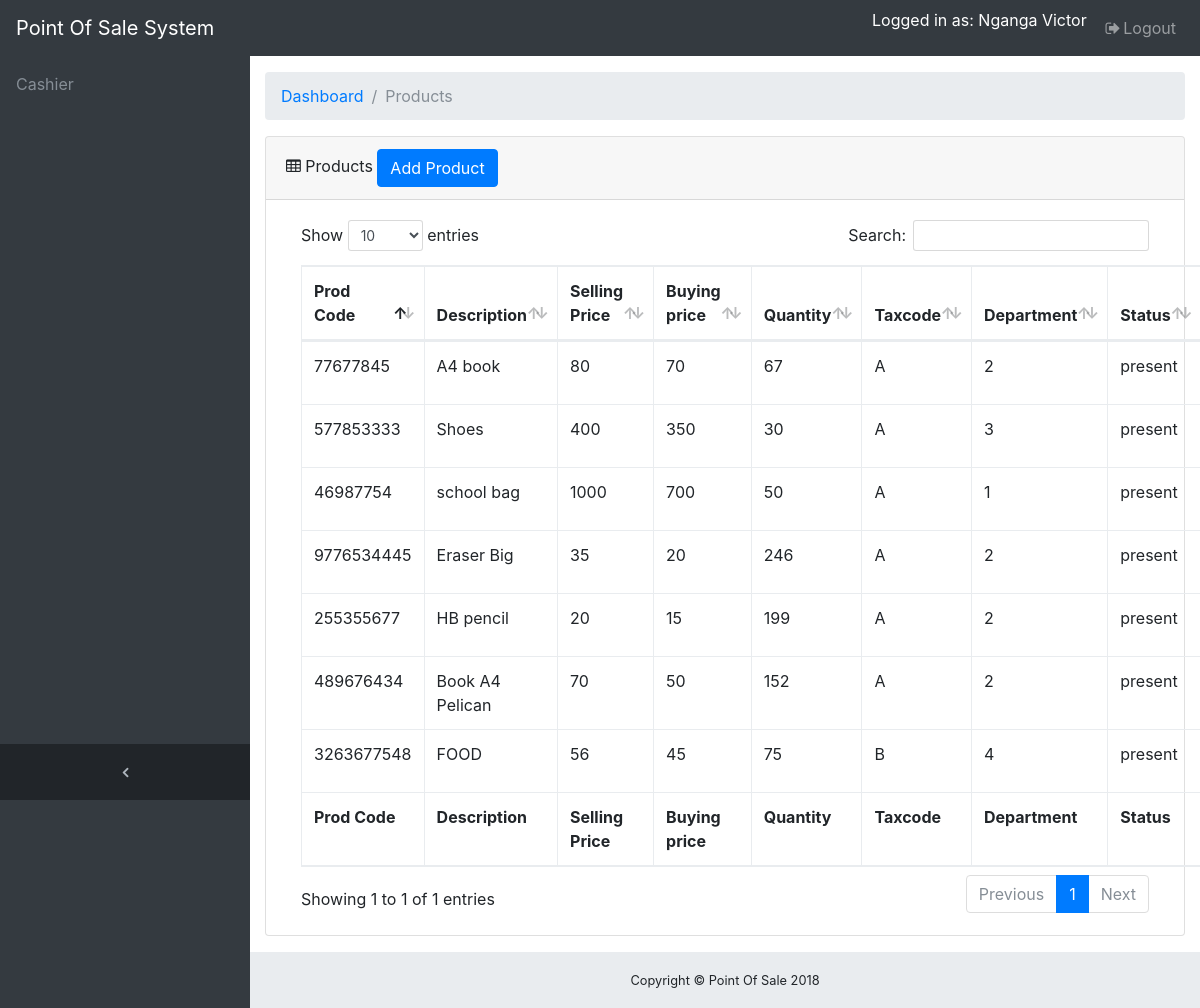
/products/index.php (signed in), run on an earlier commit of the app's database.
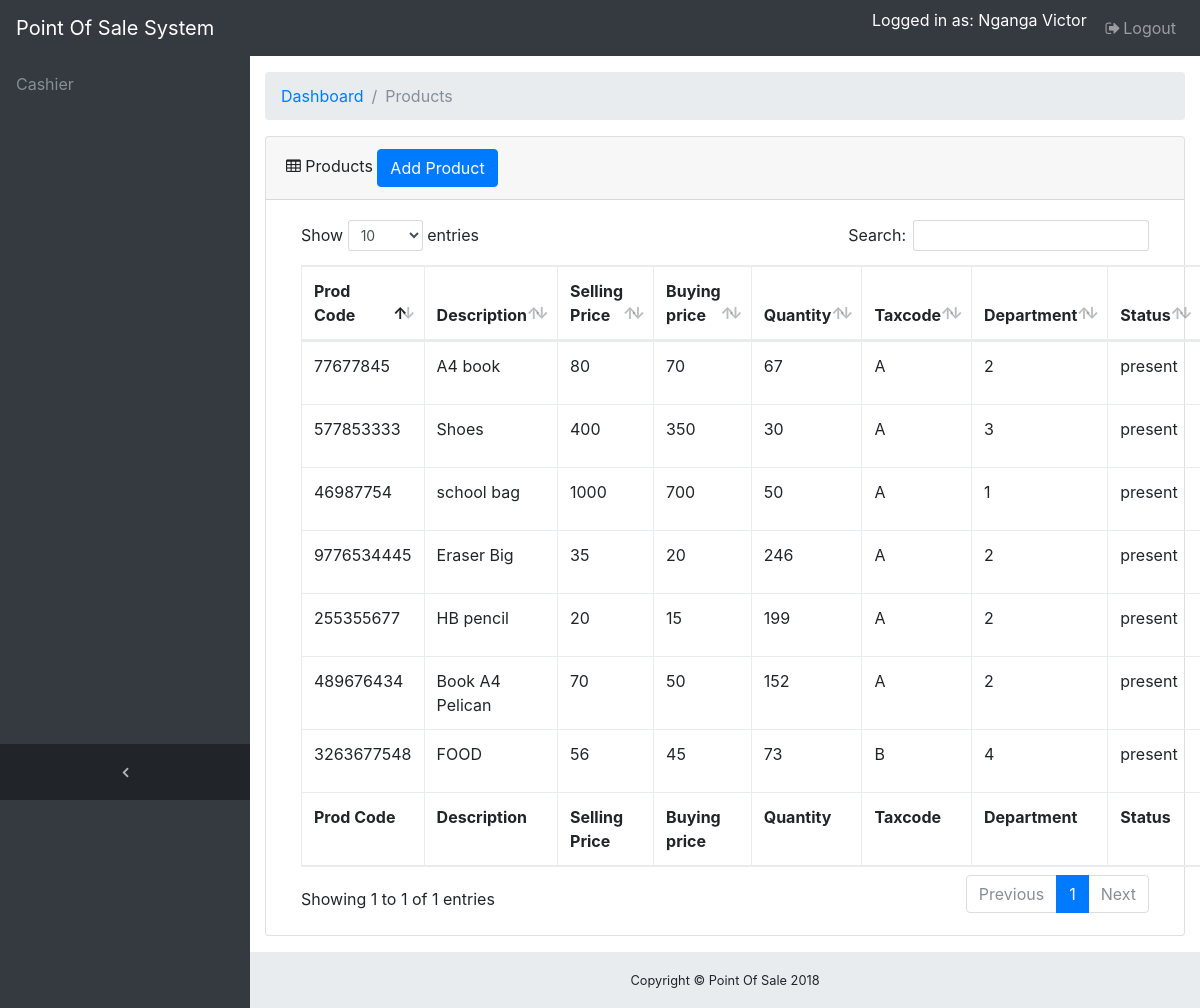
And on a later commit of the database.
### tables this page shows
CREATE TABLE `tbl_products` (
  `id` int(11) NOT NULL,
  `productCode` varchar(100) NOT NULL,
  `description` varchar(200) NOT NULL,
  `quantity` int(100) NOT NULL,
  `sellingPrice` varchar(100) NOT NULL,
  `buyingPrice` varchar(100) NOT NULL,
  `taxcode` varchar(100) NOT NULL,
  `department` varchar(100) NOT NULL,
  `dateadded` datetime NOT NULL,
  `image` varchar(100) NOT NULL,
  `action` varchar(100) NOT NULL
);

### products/index.php (the view, shortened to what this page needs)
<!DOCTYPE html>
<html lang="en">
<head>
    <?php include "../includes/header-scripts.php"; ?>
</head>
<body class="fixed-nav sticky-footer bg-dark" id="page-top">
<?php include "../navigation.php"; ?>
<div class="content-wrapper">
    <div class="container-fluid">
        <ol class="breadcrumb">
            <li class="breadcrumb-item">
                <a href="#">Dashboard</a>
            </li>
            <li class="breadcrumb-item active">Products</li>
        </ol>
        <div class="card mb-3">
            <div class="card-header">
                <i class="fa fa-table"></i> Products
                <a data-toggle="modal" data-target="#addModal" class="btn btn-primary" style="color: #ffffff">Add
                    Product</a>
            </div>
            <div class="card-body">
                <div class="table-responsive">
                    <form>
                        <table class="table table-bordered" id="dataTable" width="100%" cellspacing="0">
                            <thead>
                            <tr>
                                <th>Prod Code</th>
                                <th>Description</th>
                                <th>Selling Price</th>
                                <th>Buying price</th>
                                <th>Quantity</th>
                                <th>Taxcode</th>
                                <th>Department</th>
                                <th>Status</th>
                            </tr>
                            </thead>
                            <tfoot>
                            <tr>
                                <th>Prod Code</th>
                                <th>Description</th>
                                <th>Selling Price</th>
                                <th>Buying price</th>
                                <th>Quantity</th>
                                <th>Taxcode</th>
                                <th>Department</th>
                                <th>Status</th>
                            </tr>
                            </tfoot>
                            <?php
                            $selectProducts = mysqli_query($link, "SELECT * FROM tbl_products ORDER BY dateadded DESC ") or die (mysqli_error());
                            while ($row = mysqli_fetch_array($selectProducts)) {
                                ?>
                                <tbody>
                                <tr>
                                    <td><?php echo $row['productCode']; ?></td>
                                    <td><?php echo $row['description']; ?></td>
                                    <td><?php echo $row['sellingPrice']; ?></td>
                                    <td><?php echo $row['buyingPrice']; ?></td>
                                    <td><?php echo $row['quantity']; ?></td>
                                    <td><?php echo $row['taxcode']; ?></td>
                                    <td><?php echo $row['department']; ?></td>
                                    <td><?php echo $row['action']; ?></td>
                                </tr>
                                </tbody>
                            <?php } ?>
                        </table>
                    </form>
                </div>
            </div>
        </div>
    </div>
    <?php include "../includes/footer.php"; ?>
</div>
</body>
</html>

What changed in the data, as far as the page shows it:
changed tbl_products "FOOD": quantity "75" → "73"
